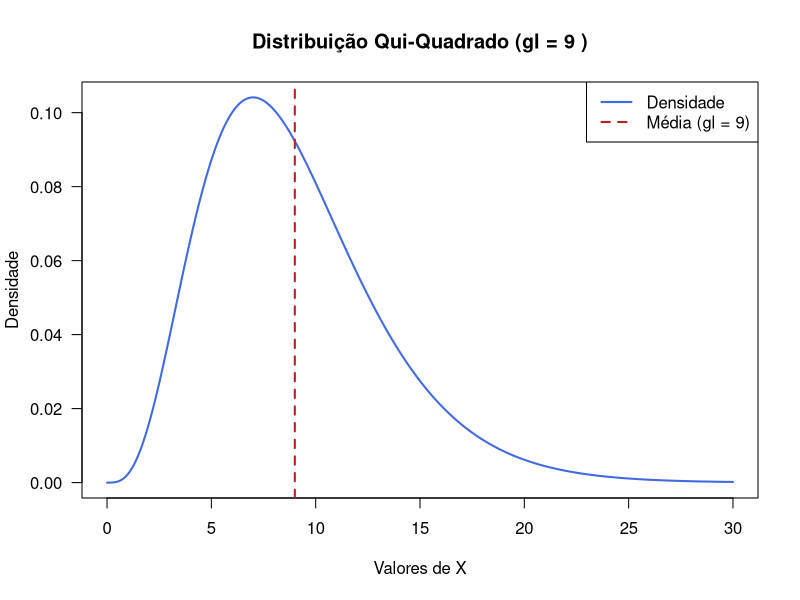
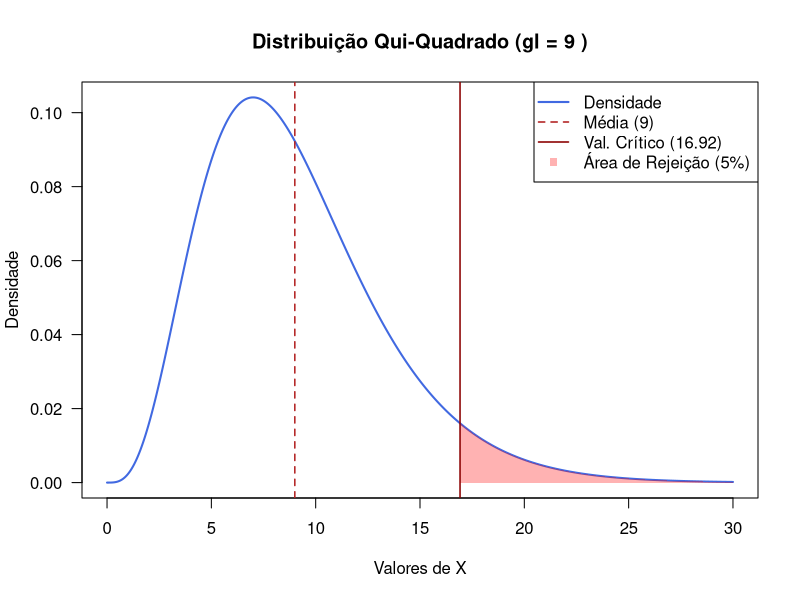
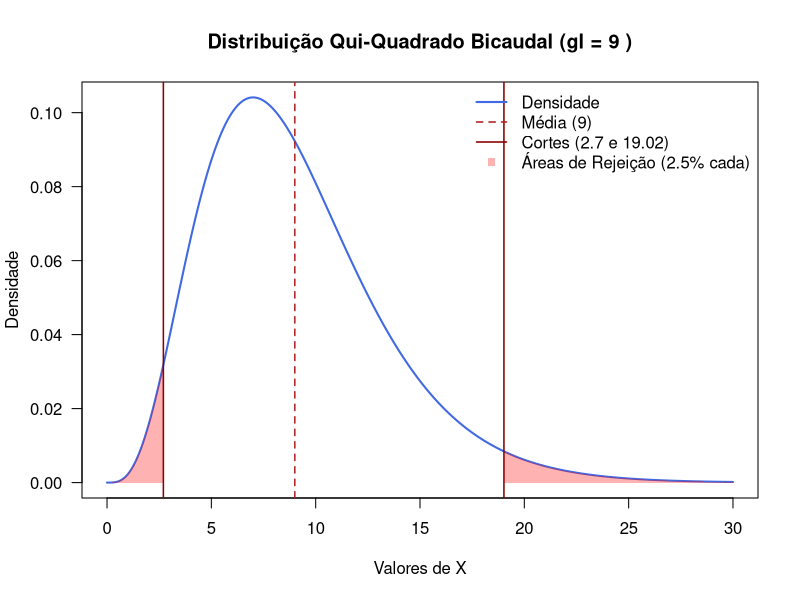
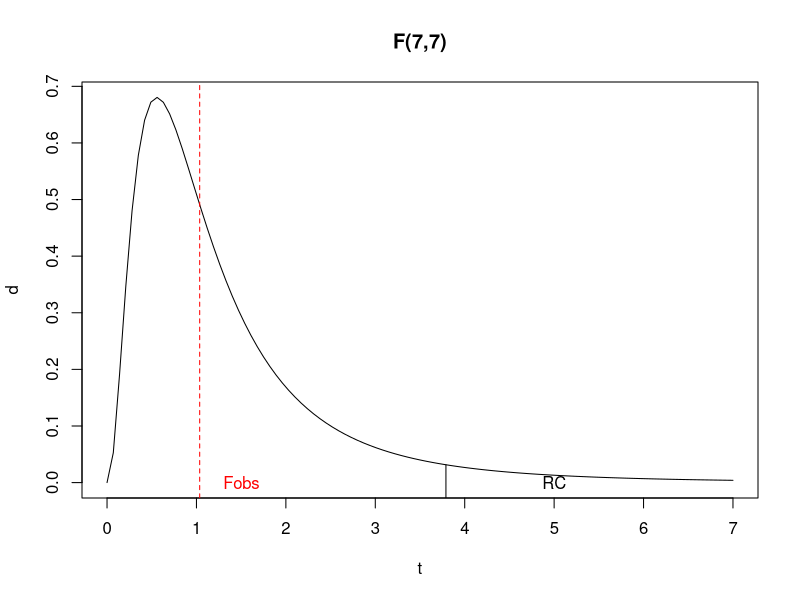
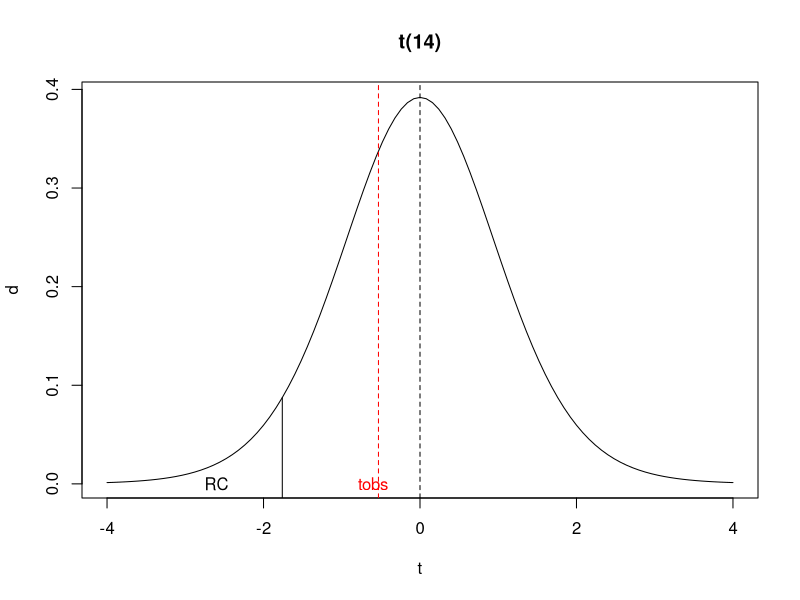

These charts were generated, in order, by the following R code:
## ---- chunk 1
options(htmltools.dir.version = FALSE)
knitr::opts_chunk$set(echo=TRUE, message = FALSE, warning = FALSE, comment = "#>", fig.align = "center")
options(dplyr.print_min = 5, dplyr.print_max = 5)
## ---- chunk 2
gl <- 9
x <- seq(0, 30, length.out = 1000)
y <- dchisq(x, df = gl)
plot(x, y, type = "l", lwd = 2, col = "royalblue",
     main = paste("Distribuição Qui-Quadrado (gl =", gl, ")"),
     xlab = "Valores de X", ylab = "Densidade",
     las = 1, gedit = TRUE)
abline(v = gl, col = "firebrick", lty = 2, lwd = 2)
legend("topright", legend = c("Densidade", "Média (gl = 9)"),
       col = c("royalblue", "firebrick"), lty = 1:2, lwd = 2)
## ---- chunk 3
# 1. Definições básicas
gl <- 9
alfa <- 0.05

# 2. Encontrar o valor crítico onde começam os 5% finais
valor_critico <- qchisq(1 - alfa, df = gl)

# 3. Criar os pontos do gráfico
x <- seq(0, 30, length.out = 1000)
y <- dchisq(x, df = gl)

# 4. Gerar o gráfico base
plot(x, y, type = "l", lwd = 2, col = "royalblue",
     main = paste("Distribuição Qui-Quadrado (gl =", gl, ")"),
     xlab = "Valores de X", ylab = "Densidade", las = 1)

# 5. Criar e pintar a área sombreada (0.05 final)
x_shadow <- seq(valor_critico, 30, length.out = 100)
y_shadow <- dchisq(x_shadow, df = gl)
polygon(c(valor_critico, x_shadow, 30), c(0, y_shadow, 0), 
        col = rgb(1, 0, 0, 0.3), border = NA)

# 6. Adicionar linhas de referência (Média e Valor Crítico)
abline(v = gl, col = "firebrick", lty = 2, lwd = 1.5)
abline(v = valor_critico, col = "darkred", lty = 1, lwd = 1.5)

# 7. Adicionar legenda informativa
legend("topright", 
       legend = c("Densidade", "Média (9)", paste("Val. Crítico (", round(valor_critico, 2), ")", sep=""), "Área de Rejeição (5%)"),
       col = c("royalblue", "firebrick", "darkred", rgb(1, 0, 0, 0.3)), 
       lty = c(1, 2, 1, NA), pch = c(NA, NA, NA, 15), lwd = c(2, 1.5, 1.5, NA))
## ---- chunk 4
qchisq(1-.05, 9)
## ---- chunk 5
# 1. Definições básicas
gl <- 9
alfa_cauda <- 0.025

# 2. Encontrar os valores críticos das duas caudas
critico_inf <- qchisq(alfa_cauda, df = gl)      # Cauda esquerda (2.5%)
critico_sup <- qchisq(1 - alfa_cauda, df = gl)  # Cauda direita (2.5%)

# 3. Criar os pontos do gráfico
x <- seq(0, 30, length.out = 1000)
y <- dchisq(x, df = gl)

# 4. Gerar o gráfico base
plot(x, y, type = "l", lwd = 2, col = "royalblue",
     main = paste("Distribuição Qui-Quadrado Bicaudal (gl =", gl, ")"),
     xlab = "Valores de X", ylab = "Densidade", las = 1)

# 5. Sombrear a cauda esquerda (0 a critico_inf)
x_esq <- seq(0, critico_inf, length.out = 100)
y_esq <- dchisq(x_esq, df = gl)
polygon(c(0, x_esq, critico_inf), c(0, y_esq, 0), 
        col = rgb(1, 0, 0, 0.3), border = NA)

# 6. Sombrear a cauda direita (critico_sup a 30)
x_dir <- seq(critico_sup, 30, length.out = 100)
y_dir <- dchisq(x_dir, df = gl)
polygon(c(critico_sup, x_dir, 30), c(0, y_dir, 0), 
        col = rgb(1, 0, 0, 0.3), border = NA)

# 7. Adicionar linhas dos valores críticos e da média
abline(v = gl, col = "firebrick", lty = 2, lwd = 1.5)
abline(v = c(critico_inf, critico_sup), col = "darkred", lty = 1, lwd = 1.5)

# 8. Legenda descritiva
legend("topright", 
       legend = c("Densidade", 
                  "Média (9)", 
                  paste("Cortes (", round(critico_inf, 2), " e ", round(critico_sup, 2), ")", sep=""), 
                  "Áreas de Rejeição (2.5% cada)"),
       col = c("royalblue", "firebrick", "darkred", rgb(1, 0, 0, 0.3)), 
       lty = c(1, 2, 1, NA), pch = c(NA, NA, NA, 15), lwd = c(2, 1.5, 1.5, NA),
       bty = "n") # Remove a borda da legenda para economizar espaço no slide
## ---- chunk 6
qchisq(1-.025, 9)
qchisq(.025, 9)
## ---- chunk 7
knitr::include_graphics("https://media3.giphy.com/media/v1.Y2lkPTc5MGI3NjExZXluZnp3cTh1Z25hZXgwaHhkZTZzeGQ4eWsydTI2N3pjYzFiNXUyYiZlcD12MV9pbnRlcm5hbF9naWZfYnlfaWQmY3Q9Zw/3o7btZ3T6y3JTmjg4w/giphy.gif")
## ---- chunk 8
knitr::include_graphics("https://raw.githubusercontent.com/arpanosso/estatinfo/master/slides/img/testeH_17.png")
## ---- chunk 9
r1<-c(2.30,2.10,1.91,1.20,1.93,1.88,1.95,2.10)
r2<-c(2.30,2.15,2.00,1.28,2.15,2.20,1.91,2.06)
var.test(r1,r2)
## ---- chunk 10
curve(df(x,7,7),0,7,xlab="t",ylab="d",
      main="F(7,7)")
abline(v=1.03618,col="red",lty=2)
segments(3.79,-1,3.79,df(3.79,7,7))
text(1.5,0,"Fobs",col="red")
text(5,0,"RC",col="black")
## ---- chunk 11
r1<-c(2.30,2.10,1.91,1.20,1.93,1.88,1.95,2.10)
r2<-c(2.30,2.15,2.00,1.28,2.15,2.20,1.91,2.06)
t.test(r1, r2, alternative = "le", var.equal = TRUE)
## ---- chunk 12
knitr::include_graphics("https://raw.githubusercontent.com/arpanosso/estatinfo/master/slides/img/ic_05.png")
## ---- chunk 13
curve(dt(x,14),-4,4,xlab="t",ylab="d",
      main="t(14)")
abline(v=0,col="black",lty=2)
abline(v=-0.5309,col="red",lty=2)
segments(-1.76,-1,-1.76,dt(-1.76,14))
text(-0.6,0,"tobs",col="red")
text(-2.6,0,"RC",col="black")
